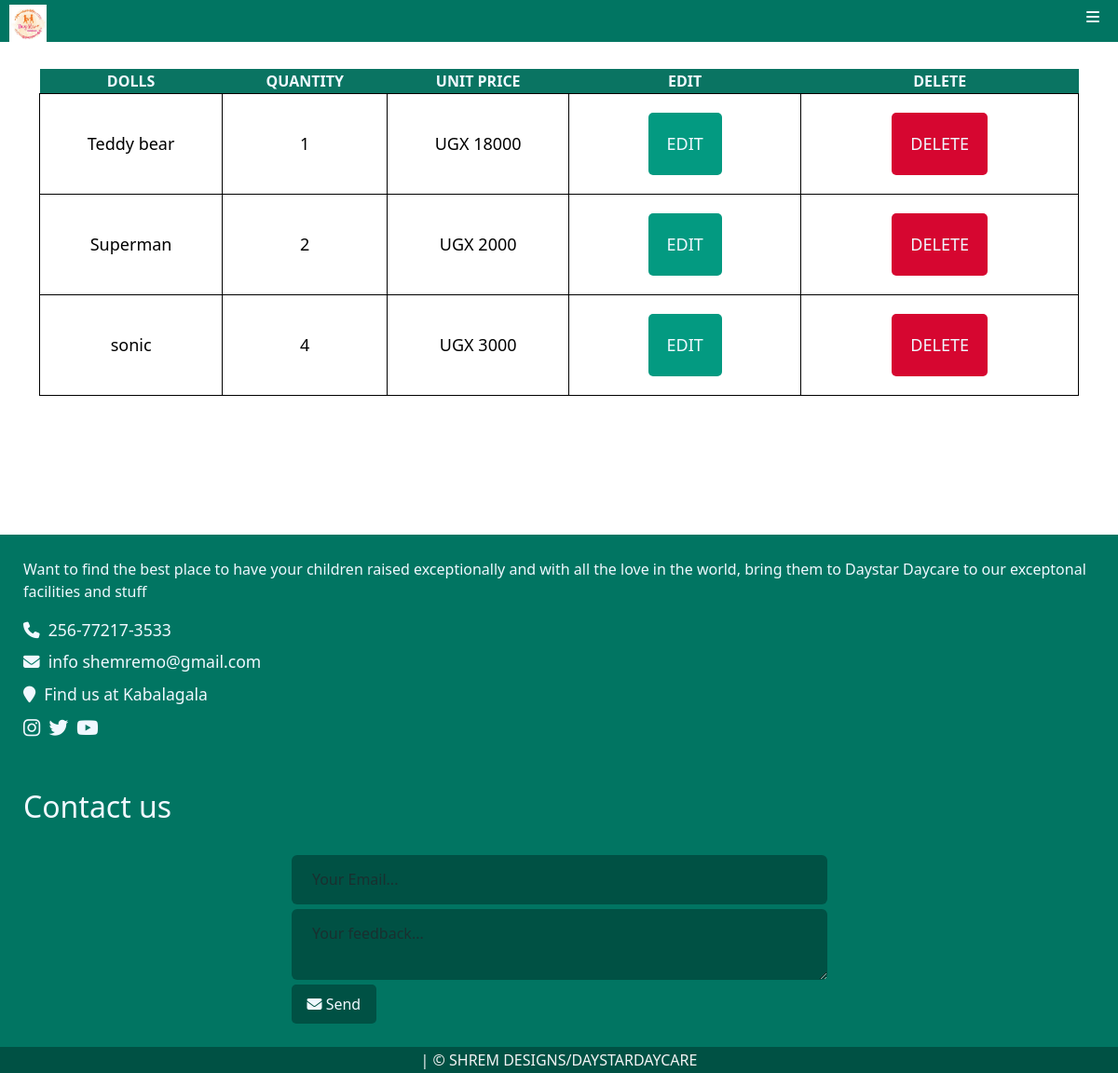
Page /dolloverall/ (signed in) on the earlier database version.
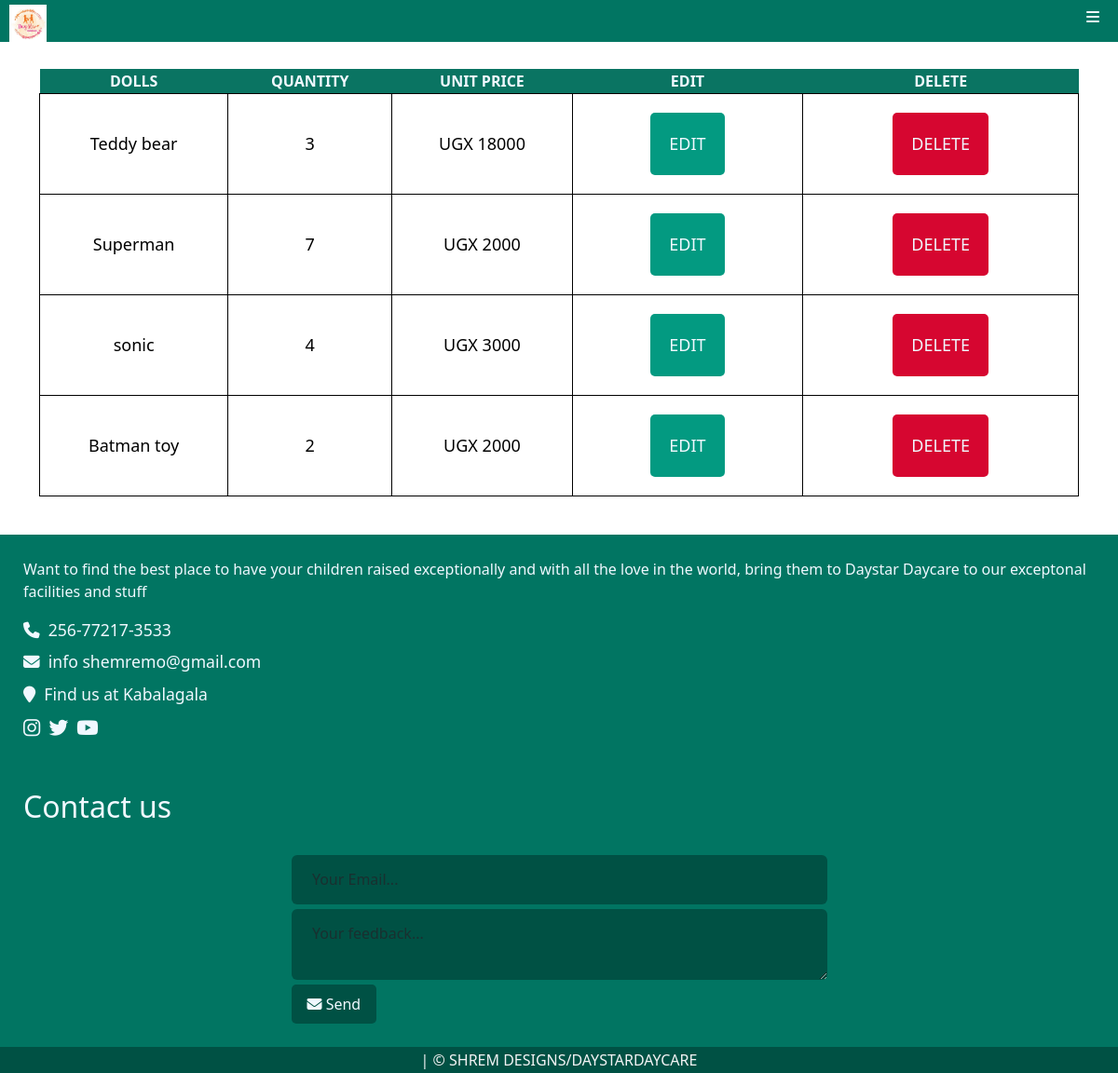
Same page on the later database version.
### Daystarapp/models.py (models this page shows, shortened)
class Dollstall(models.Model):
    dolls = models.CharField(max_length=50, blank=True)
    quantity = models.IntegerField(null=True, blank=True)
    unitprice = models.IntegerField(null = True, blank=True)

### Daystarapp/views.py (the view)
# urls.py: path('dolloverall/', views.dolltotalview, name='dolltotalview'),
@login_required(login_url='index')
def dolltotalview(request):
    dolltotal = Dollstall.objects.all()
    return render(request, 'Daystarapp/dolloverall.html', {'dolltotal': dolltotal})

### Daystarapp/templates/Daystarapp/dolloverall.html (shortened to what this page needs)
{% extends "Daystarapp/base.html" %}
{% load bootstrap5 %}
{% block content %}
<br>
<div class="container" style="min-height: 500px;">
  <div style="overflow-x: auto;">
    <table style="width: 100%;">
      <tr>
        <th>DOLLS</th>
        <th>QUANTITY</th>
        <th>UNIT PRICE</th>
        <th>EDIT</th>
        <th>DELETE</th>
      </tr>
      {% for sits in dolltotal %}
      <tr>
        <td>{{sits.dolls}}</td>
        <td>{{sits.quantity}}</td>
        <td>UGX {{sits.unitprice}}</td>
        <td><a href="/editdollview/{{sits.id}}"><button type="submit" class="edbutton">EDIT</button></a></td>
        <td><a href="/deletedollview/{{sits.id}}"><button type="submit"  style="background-color: rgb(214, 6, 48);">DELETE</button></a></td>
      </tr>
      {% endfor %}
    </table>
    <br>
  </div>
</div>
{% endblock %}

Differences in the rows shown:
changed Dollstall "Teddy bear": quantity "1" → "3"
changed Dollstall "Superman": quantity "2" → "7"
added Dollstall: dolls "Batman toy", quantity "2", unitprice "2000"
